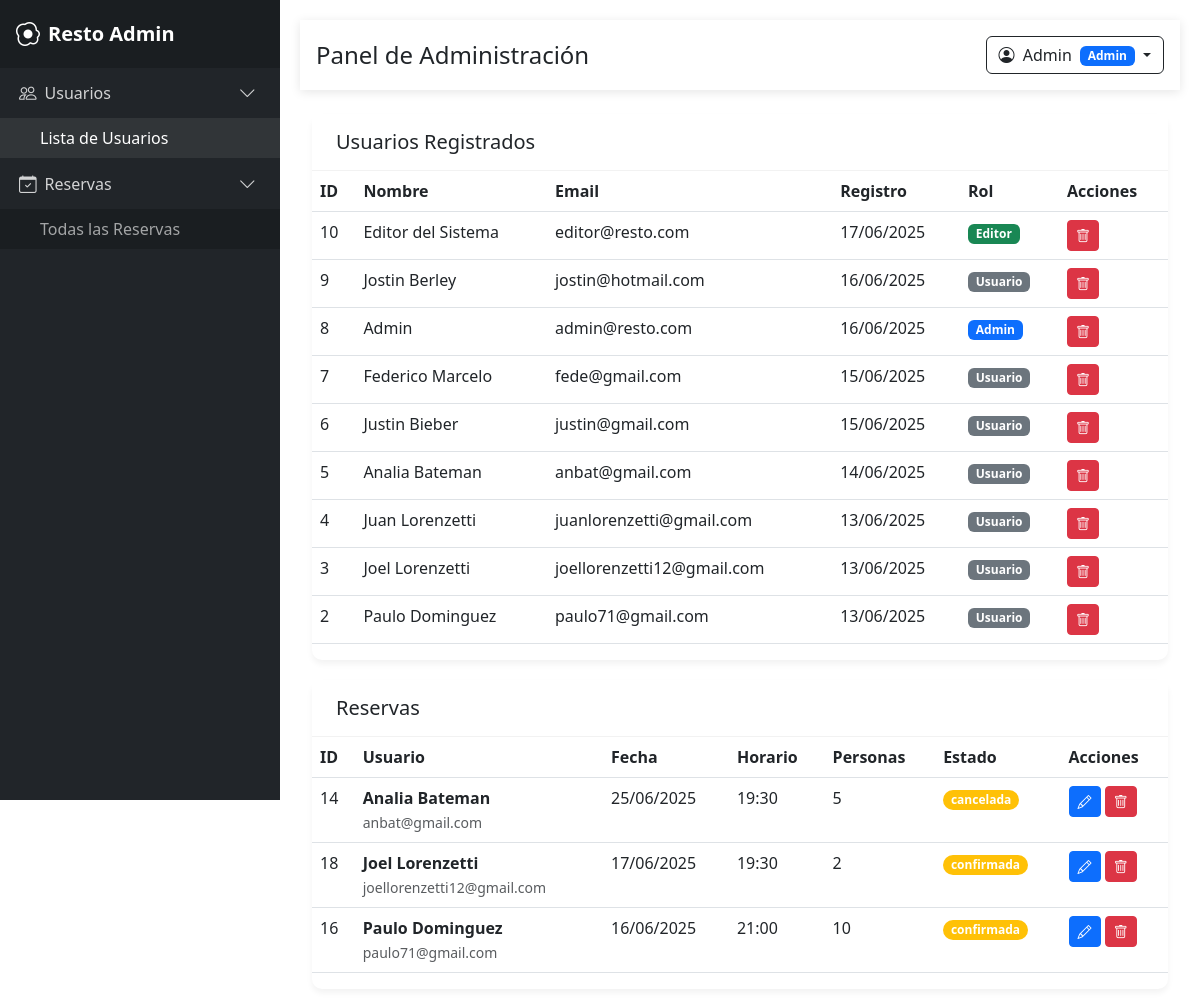
/pages/resto-admin.php (signed in), run on the app's committed database.
### tables this page shows
CREATE TABLE `usuarios` (
  `id` int(11) NOT NULL,
  `nombre` varchar(100) NOT NULL,
  `apellido` varchar(100) NOT NULL,
  `email` varchar(100) NOT NULL,
  `telefono` varchar(20) NOT NULL,
  `password` varchar(255) NOT NULL,
  `es_admin` tinyint(1) DEFAULT 0,
  `fecha_registro` timestamp NOT NULL DEFAULT current_timestamp(),
  `es_editor` tinyint(1) DEFAULT 0
);

CREATE TABLE `reservas` (
  `id` int(11) NOT NULL,
  `usuario_id` int(11) NOT NULL,
  `horario_id` tinyint(4) NOT NULL,
  `fecha` date NOT NULL,
  `personas` int(11) NOT NULL CHECK (`personas` between 1 and 10),
  `comentarios` text DEFAULT NULL,
  `estado` enum('confirmada','cancelada','completada') DEFAULT 'confirmada',
  `fecha_creacion` timestamp NOT NULL DEFAULT current_timestamp()
);

### pages/resto-admin.php (the view, shortened to what this page needs)
<?php
require_once '../includes/conexion.php';
$es_admin = ($_SESSION['es_admin'] == 1);
$usuarios = [];
$reservas = [];
try {
    $usuarios_result = $conn->query("SELECT * FROM usuarios ORDER BY id DESC");
    if ($usuarios_result) {
        $usuarios = $usuarios_result;
    } else {
        throw new Exception("Error al obtener usuarios: " . $conn->error);
    }
    $reservas_result = $conn->query("
        SELECT r.*,
               u.nombre AS usuario_nombre,
               u.email,
               TIME_FORMAT(h.hora, '%H:%i') AS horario_display
        FROM reservas r
        JOIN usuarios u ON r.usuario_id = u.id
        JOIN horarios h ON r.horario_id = h.id
        ORDER BY r.fecha DESC, h.hora DESC
    ");
    if ($reservas_result) {
        $reservas = $reservas_result;
    } else {
        throw new Exception("Error al obtener reservas: " . $conn->error);
    }
} catch (Exception $e) {
    $error_message = htmlspecialchars($e->getMessage());
}
?>
<!DOCTYPE html>
<html lang="es">
<head>
    <link rel="stylesheet" href="../assets/css/main.css">
    <link href="https://cdn.jsdelivr.net/npm/bootstrap@5.3.0/dist/css/bootstrap.min.css" rel="stylesheet">
    <link rel="stylesheet" href="https://cdn.jsdelivr.net/npm/bootstrap-icons@1.10.0/font/bootstrap-icons.css">
</head>
<body>
    <div class="sidebar" id="sidebar">
        <div class="sidebar-header d-flex align-items-center">
            <i class="bi bi-egg-fried fs-4 me-2"></i>
            <span class="fs-5 fw-bold">Resto <?= $es_admin ? 'Admin' : 'Editor' ?></span>
        </div>
        <ul class="sidebar-nav">
            <li class="nav-item">
                <a href="#usuarios" class="nav-link" data-bs-toggle="collapse" data-bs-target="#usuarios-nav">
                    <i class="bi bi-people"></i>
                    <span>Usuarios</span>
                    <i class="bi bi-chevron-down"></i>
                </a>
                <ul id="usuarios-nav" class="nav-content collapse show">
                    <li><a href="#usuarios" class="active">Lista de Usuarios</a></li>
                </ul>
            </li>
            <li class="nav-item">
                <a href="#reservas" class="nav-link" data-bs-toggle="collapse" data-bs-target="#reservas-nav">
                    <i class="bi bi-calendar-check"></i>
                    <span>Reservas</span>
                    <i class="bi bi-chevron-down"></i>
                </a>
                <ul id="reservas-nav" class="nav-content collapse show">
                    <li><a href="#reservas">Todas las Reservas</a></li>
                </ul>
            </li>
        </ul>
    </div>
    <div class="main-content" id="main-content">
        <header class="admin-header d-flex justify-content-between align-items-center">
            <div>
                <h1 class="h4 mb-0">Panel de <?= $es_admin ? 'Administración' : 'Editor' ?></h1>
            </div>
            <div class="dropdown">
                <button class="btn btn-outline-dark dropdown-toggle" type="button" id="adminDropdown"
                    data-bs-toggle="dropdown" aria-expanded="false">
                    <i class="bi bi-person-circle me-1"></i>
                    <?= htmlspecialchars($_SESSION['nombre']) ?>
                    <span class="badge bg-<?= $es_admin ? 'primary' : 'success' ?> ms-1">
                        <?= $es_admin ? 'Admin' : 'Editor' ?>
                    </span>
                </button>
            </div>
        </header>
        <div class="container-fluid py-4">
            <div class="admin-card" id="usuarios">
                <div class="card-header d-flex justify-content-between align-items-center">
                    <h2 class="h5 mb-0">Usuarios Registrados</h2>
                </div>
                <div class="card-body">
                    <div class="table-responsive">
                        <table class="table table-hover">
                            <thead>
                                <tr>
                                    <th>ID</th>
                                    <th>Nombre</th>
                                    <th>Email</th>
                                    <th>Registro</th>
                                    <th>Rol</th>
                                    <?php if ($es_admin): ?>
                                        <th>Acciones</th>
                                    <?php endif; ?>
                                </tr>
                            </thead>
                            <tbody>
                                <?php if ($usuarios && $usuarios->num_rows > 0): ?>
                                    <?php while ($usuario = $usuarios->fetch_assoc()): ?>
                                        <tr>
                                            <td><?= $usuario['id'] ?></td>
                                            <td><?= htmlspecialchars($usuario['nombre']) ?></td>
                                            <td><?= htmlspecialchars($usuario['email']) ?></td>
                                            <td><?= date('d/m/Y', strtotime($usuario['fecha_registro'])) ?></td>
                                            <td>
                                                <?php if ($usuario['es_admin'] == 1): ?>
                                                    <span class="badge bg-primary">Admin</span>
                                                <?php elseif ($usuario['es_editor'] == 1): ?>
                                                    <span class="badge bg-success">Editor</span>
                                                <?php else: ?>
                                                    <span class="badge bg-secondary">Usuario</span>
                                                <?php endif; ?>
                                            </td>
                                            <?php if ($es_admin): ?>
                                                <td>
                                                    <form method="POST" style="display: inline;">
                                                        <button type="submit" name="eliminar_usuario" class="btn btn-danger btn-sm"
                                                            onclick="return confirm('¿Eliminar este usuario y todas sus reservas?')">
                                                            <i class="bi bi-trash"></i>
                                                        </button>
                                                    </form>
                                                </td>
                                            <?php endif; ?>
                                        </tr>
                                    <?php endwhile; ?>
                                <?php else: ?>
                                    <tr>
                                        <td colspan="<?= $es_admin ? '6' : '5' ?>" class="text-center">No hay usuarios registrados</td>
                                    </tr>
                                <?php endif; ?>
                            </tbody>
                        </table>
                    </div>
                </div>
            </div>
            <div class="admin-card" id="reservas">
                <div class="card-header d-flex justify-content-between align-items-center">
                    <h2 class="h5 mb-0">Reservas</h2>
                </div>
                <div class="card-body">
                    <div class="table-responsive">
                        <table class="table table-hover">
                            <thead>
                                <tr>
                                    <th>ID</th>
                                    <th>Usuario</th>
                                    <th>Fecha</th>
                                    <th>Horario</th>
                                    <th>Personas</th>
                                    <th>Estado</th>
                                    <th>Acciones</th>
                                </tr>
                            </thead>
                            <tbody>
                                <?php if ($reservas && $reservas->num_rows > 0): ?>
                                    <?php while ($reserva = $reservas->fetch_assoc()): ?>
                                        <tr>
                                            <td><?= $reserva['id'] ?></td>
                                            <td>
                                                <strong><?= htmlspecialchars($reserva['usuario_nombre']) ?></strong><br>
                                                <small class="text-muted"><?= $reserva['email'] ?></small>
                                            </td>
                                            <td><?= date('d/m/Y', strtotime($reserva['fecha'])) ?></td>
                                            <td><?= $reserva['horario_display'] ?></td>
                                            <td><?= $reserva['personas'] ?></td>
                                            <td>
                                                <span class="badge rounded-pill bg-<?=
                                                    $reserva['estado'] == 'Confirmada' ? 'success' : ($reserva['estado'] == 'Cancelada' ? 'danger' : 'warning')
                                                ?>">
                                                    <?= $reserva['estado'] ?>
                                                </span>
                                            </td>
                                            <td>
                                                <button class="btn btn-primary btn-sm" data-bs-toggle="modal"
                                                    data-bs-target="#editarReservaModal"
                                                    onclick="cargarDatosReserva(
                                                        '<?= $reserva['id'] ?>',
                                                        '<?= $reserva['fecha'] ?>',
                                                        '<?= $reserva['horario_id'] ?>',
                                                        '<?= $reserva['personas'] ?>',
                                                        '<?= $reserva['estado'] ?>'
                                                    )">
                                                    <i class="bi bi-pencil"></i>
                                                </button>
                                                <form method="POST" style="display: inline;">
                                                    <button type="submit" name="eliminar_reserva" class="btn btn-danger btn-sm"
                                                        onclick="return confirm('¿Eliminar esta reserva?')">
                                                        <i class="bi bi-trash"></i>
                                                    </button>
                                                </form>
                                            </td>
                                        </tr>
                                    <?php endwhile; ?>
                                <?php else: ?>
                                    <tr>
                                        <td colspan="7" class="text-center">No hay reservas registradas</td>
                                    </tr>
                                <?php endif; ?>
                            </tbody>
                        </table>
                    </div>
                </div>
            </div>
        </div>
    </div>
</body>
</html>

### assets/css/main.css (style rules this page uses)
* { margin: 0; padding: 0; box-sizing: border-box; }
body { font-family: "Segoe UI", sans-serif; font-size: 16px; background-color: #ecf0f1; color: #2c3e50; }
:root { --primary: #0d6efd; --dark: #212529; --light: #f8f9fa; }
body { font-family: system-ui, -apple-system, "Segoe UI", Roboto, "Helvetica Neue", Arial, sans-serif; background-color: #f5f5f5; color: #212529; }
.sidebar { width: 280px; background: var(--dark); color: white; position: fixed; height: 100vh; transition: all 0.3s; z-index: 1000; }
.sidebar-header { padding: 1rem; background: rgba(0, 0, 0, 0.2); }
.sidebar-nav { padding: 0; list-style: none; }
.sidebar-nav .nav-link { color: rgba(255, 255, 255, 0.8); padding: 0.75rem 1rem; display: flex; align-items: center; border-left: 3px solid transparent; }
.sidebar-nav .nav-link i { margin-right: 0.5rem; font-size: 1.1rem; }
.sidebar-nav .nav-link .bi-chevron-down { margin-left: auto; transition: transform 0.3s; }
.sidebar-nav .nav-content { padding: 0; list-style: none; background: rgba(0, 0, 0, 0.2); }
.sidebar-nav .nav-content a { padding: 0.5rem 1rem 0.5rem 2.5rem; display: block; color: rgba(255, 255, 255, 0.6); text-decoration: none; }
.sidebar-nav .nav-content a:hover, .sidebar-nav .nav-content a.active { color: white; background: rgba(255, 255, 255, 0.1); }
.main-content { margin-left: 280px; padding: 20px; transition: all 0.3s; }
.admin-header { background: white; box-shadow: 0 2px 10px rgba(0, 0, 0, 0.1); padding: 1rem; position: sticky; top: 0; z-index: 100; }
.admin-card { border: none; border-radius: 10px; box-shadow: 0 4px 6px rgba(0, 0, 0, 0.05); margin-bottom: 20px; transition: transform 0.2s; }
.admin-card .card-header { background: white; border-bottom: 1px solid rgba(0, 0, 0, 0.05); font-weight: 600; padding: 1rem 1.5rem; }
.btn-sm { padding: 0.25rem 0.5rem; font-size: 0.875rem; }

### data on the page
usuarios: id "10", nombre "Editor del Sistema", email "editor@resto.com", fecha_registro "17/06/2025", es_admin "Editor"
usuarios: id "9", nombre "Jostin Berley", email "jostin@hotmail.com", fecha_registro "16/06/2025", es_admin "Usuario"
usuarios: id "8", nombre "Admin", email "admin@resto.com", fecha_registro "16/06/2025", es_admin "Admin"
usuarios: id "7", nombre "Federico Marcelo", email "fede@gmail.com", fecha_registro "15/06/2025", es_admin "Usuario"
usuarios: id "6", nombre "Justin Bieber", email "justin@gmail.com", fecha_registro "15/06/2025", es_admin "Usuario"
usuarios: id "5", nombre "Analia Bateman", email "anbat@gmail.com", fecha_registro "14/06/2025", es_admin "Usuario"
usuarios: id "4", nombre "Juan Lorenzetti", email "juanlorenzetti@gmail.com", fecha_registro "13/06/2025", es_admin "Usuario"
usuarios: id "3", nombre "Joel Lorenzetti", email "joellorenzetti12@gmail.com", fecha_registro "13/06/2025", es_admin "Usuario"
usuarios: id "2", nombre "Paulo Dominguez", email "paulo71@gmail.com", fecha_registro "13/06/2025", es_admin "Usuario"
reservas: id "14", usuario.nombre "Analia Bateman", usuario.email "anbat@gmail.com", fecha "25/06/2025", horario_display "19:30", personas "5", estado "cancelada"
reservas: id "18", usuario.nombre "Joel Lorenzetti", usuario.email "joellorenzetti12@gmail.com", fecha "17/06/2025", horario_display "19:30", personas "2", estado "confirmada"
reservas: id "16", usuario.nombre "Paulo Dominguez", usuario.email "paulo71@gmail.com", fecha "16/06/2025", horario_display "21:00", personas "10", estado "confirmada"

### other printed values
$_SESSION['nombre'] "Admin"
